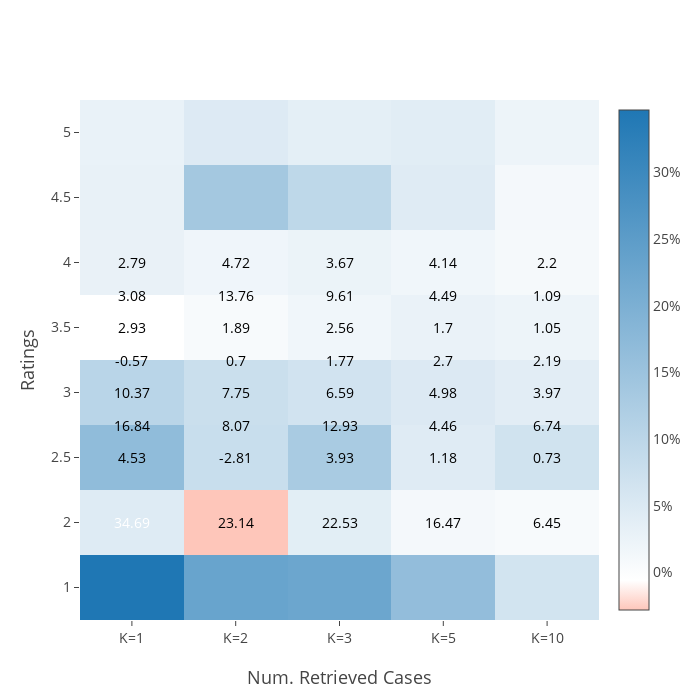

Source (notebook cell):
### Code cell
trace = go.Heatmap(z= z_values,
                   x= x_values,
                   y= y_values,
                   colorscale=[[0.0, 'rgb(254,198,186)'], [0.059, 'rgb(255,255,255)'], [1.0, 'rgb(31, 119, 180)']],
                   colorbar=dict(tickfont=dict(size=14), ticksuffix='%'))

layout = go.Layout(
    autosize=False,
    width=700,
    height=700,
    yaxis=dict(
        title='Ratings',
        type='category',
        titlefont=dict(
            size=18
        ),
        tickfont=dict(
            size=14
        )
        #range=[0.5, 5.5]
    ),
    xaxis=dict(
        title = 'Num. Retrieved Cases',
        titlefont=dict(
            size=18
        ),
        tickfont=dict(
            size=14
        )
    ),
    annotations=annotations
)



data=[trace]
fig = go.Figure(data=data, layout=layout)

iplot(fig, filename='labelled-heatmap')

### Figure 1 — Plotly figure (JSON) as saved in the notebook; plotly's stock layout.template omitted (floating-point values rounded to 4 significant figures)
{"data": [{"colorbar": {"tickfont": {"size": 14}, "ticksuffix": "%"}, "colorscale": [[0, "rgb(254,198,186)"], [0.059, "rgb(255,255,255)"], [1, "rgb(31, 119, 180)"]], "type": "heatmap", "uid": "61a15e76-8240-49aa-9771-2b12edbd9f95", "x": ["K=1", "K=2", "K=3", "K=5", "K=10"], "y": [1, 2, 2.5, 3, 3.5, 4, 4.5, 5], "z": [[34.69, 23.14, 22.53, 16.47, 6.455], [4.53, -2.813, 3.933, 1.181, 0.732], [16.84, 8.072, 12.93, 4.464, 6.743], [10.37, 7.751, 6.588, 4.981, 3.969], [-0.5733, 0.6998, 1.769, 2.697, 2.192], [2.934, 1.891, 2.557, 1.698, 1.053], [3.075, 13.76, 9.606, 4.487, 1.089], [2.794, 4.721, 3.666, 4.138, 2.196]]}], "layout": {"annotations": [{"ax": 0, "ay": 0, "font": {"color": "rgb(255,255,255)", "size": 14}, "showarrow": false, "text": "34.69", "x": 0, "xref": "x", "y": 1, "yref": "y"}, {"ax": 0, "ay": 0, "font": {"color": "rgb(0, 0, 0)", "size": 14}, "showarrow": false, "text": "4.53", "x": 0, "xref": "x", "y": 2, "yref": "y"}, {"ax": 0, "ay": 0, "font": {"color": "rgb(0, 0, 0)", "size": 14}, "showarrow": false, "text": "16.84", "x": 0, "xref": "x", "y": 2.5, "yref": "y"}, {"ax": 0, "ay": 0, "font": {"color": "rgb(0, 0, 0)", "size": 14}, "showarrow": false, "text": "10.37", "x": 0, "xref": "x", "y": 3, "yref": "y"}, {"ax": 0, "ay": 0, "font": {"color": "rgb(0, 0, 0)", "size": 14}, "showarrow": false, "text": "-0.57", "x": 0, "xref": "x", "y": 3.5, "yref": "y"}, {"ax": 0, "ay": 0, "font": {"color": "rgb(0, 0, 0)", "size": 14}, "showarrow": false, "text": "2.93", "x": 0, "xref": "x", "y": 4, "yref": "y"}, {"ax": 0, "ay": 0, "font": {"color": "rgb(0, 0, 0)", "size": 14}, "showarrow": false, "text": "3.08", "x": 0, "xref": "x", "y": 4.5, "yref": "y"}, {"ax": 0, "ay": 0, "font": {"color": "rgb(0, 0, 0)", "size": 14}, "showarrow": false, "text": "2.79", "x": 0, "xref": "x", "y": 5, "yref": "y"}, {"ax": 0, "ay": 0, "font": {"color": "rgb(0, 0, 0)", "size": 14}, "showarrow": false, "text": "23.14", "x": 1, "xref": "x", "y": 1, "yref": "y"}, {"ax": 0, "ay": 0, "font": {"color": "rgb(0, 0, 0)", "size": 14}, "showarrow": false, "text": "-2.81", "x": 1, "xref": "x", "y": 2, "yref": "y"}, {"ax": 0, "ay": 0, "font": {"color": "rgb(0, 0, 0)", "size": 14}, "showarrow": false, "text": "8.07", "x": 1, "xref": "x", "y": 2.5, "yref": "y"}, {"ax": 0, "ay": 0, "font": {"color": "rgb(0, 0, 0)", "size": 14}, "showarrow": false, "text": "7.75", "x": 1, "xref": "x", "y": 3, "yref": "y"}, {"ax": 0, "ay": 0, "font": {"color": "rgb(0, 0, 0)", "size": 14}, "showarrow": false, "text": "0.7", "x": 1, "xref": "x", "y": 3.5, "yref": "y"}, {"ax": 0, "ay": 0, "font": {"color": "rgb(0, 0, 0)", "size": 14}, "showarrow": false, "text": "1.89", "x": 1, "xref": "x", "y": 4, "yref": "y"}, {"ax": 0, "ay": 0, "font": {"color": "rgb(0, 0, 0)", "size": 14}, "showarrow": false, "text": "13.76", "x": 1, "xref": "x", "y": 4.5, "yref": "y"}, {"ax": 0, "ay": 0, "font": {"color": "rgb(0, 0, 0)", "size": 14}, "showarrow": false, "text": "4.72", "x": 1, "xref": "x", "y": 5, "yref": "y"}, {"ax": 0, "ay": 0, "font": {"color": "rgb(0, 0, 0)", "size": 14}, "showarrow": false, "text": "22.53", "x": 2, "xref": "x", "y": 1, "yref": "y"}, {"ax": 0, "ay": 0, "font": {"color": "rgb(0, 0, 0)", "size": 14}, "showarrow": false, "text": "3.93", "x": 2, "xref": "x", "y": 2, "yref": "y"}, {"ax": 0, "ay": 0, "font": {"color": "rgb(0, 0, 0)", "size": 14}, "showarrow": false, "text": "12.93", "x": 2, "xref": "x", "y": 2.5, "yref": "y"}, {"ax": 0, "ay": 0, "font": {"color": "rgb(0, 0, 0)", "size": 14}, "showarrow": false, "text": "6.59", "x": 2, "xref": "x", "y": 3, "yref": "y"}, {"ax": 0, "ay": 0, "font": {"color": "rgb(0, 0, 0)", "size": 14}, "showarrow": false, "text": "1.77", "x": 2, "xref": "x", "y": 3.5, "yref": "y"}, {"ax": 0, "ay": 0, "font": {"color": "rgb(0, 0, 0)", "size": 14}, "showarrow": false, "text": "2.56", "x": 2, "xref": "x", "y": 4, "yref": "y"}, {"ax": 0, "ay": 0, "font": {"color": "rgb(0, 0, 0)", "size": 14}, "showarrow": false, "text": "9.61", "x": 2, "xref": "x", "y": 4.5, "yref": "y"}, {"ax": 0, "ay": 0, "font": {"color": "rgb(0, 0, 0)", "size": 14}, "showarrow": false, "text": "3.67", "x": 2, "xref": "x", "y": 5, "yref": "y"}, {"ax": 0, "ay": 0, "font": {"color": "rgb(0, 0, 0)", "size": 14}, "showarrow": false, "text": "16.47", "x": 3, "xref": "x", "y": 1, "yref": "y"}, {"ax": 0, "ay": 0, "font": {"color": "rgb(0, 0, 0)", "size": 14}, "showarrow": false, "text": "1.18", "x": 3, "xref": "x", "y": 2, "yref": "y"}, {"ax": 0, "ay": 0, "font": {"color": "rgb(0, 0, 0)", "size": 14}, "showarrow": false, "text": "4.46", "x": 3, "xref": "x", "y": 2.5, "yref": "y"}, {"ax": 0, "ay": 0, "font": {"color": "rgb(0, 0, 0)", "size": 14}, "showarrow": false, "text": "4.98", "x": 3, "xref": "x", "y": 3, "yref": "y"}, {"ax": 0, "ay": 0, "font": {"color": "rgb(0, 0, 0)", "size": 14}, "showarrow": false, "text": "2.7", "x": 3, "xref": "x", "y": 3.5, "yref": "y"}, {"ax": 0, "ay": 0, "font": {"color": "rgb(0, 0, 0)", "size": 14}, "showarrow": false, "text": "1.7", "x": 3, "xref": "x", "y": 4, "yref": "y"}, {"ax": 0, "ay": 0, "font": {"color": "rgb(0, 0, 0)", "size": 14}, "showarrow": false, "text": "4.49", "x": 3, "xref": "x", "y": 4.5, "yref": "y"}, {"ax": 0, "ay": 0, "font": {"color": "rgb(0, 0, 0)", "size": 14}, "showarrow": false, "text": "4.14", "x": 3, "xref": "x", "y": 5, "yref": "y"}, {"ax": 0, "ay": 0, "font": {"color": "rgb(0, 0, 0)", "size": 14}, "showarrow": false, "text": "6.45", "x": 4, "xref": "x", "y": 1, "yref": "y"}, {"ax": 0, "ay": 0, "font": {"color": "rgb(0, 0, 0)", "size": 14}, "showarrow": false, "text": "0.73", "x": 4, "xref": "x", "y": 2, "yref": "y"}, {"ax": 0, "ay": 0, "font": {"color": "rgb(0, 0, 0)", "size": 14}, "showarrow": false, "text": "6.74", "x": 4, "xref": "x", "y": 2.5, "yref": "y"}, {"ax": 0, "ay": 0, "font": {"color": "rgb(0, 0, 0)", "size": 14}, "showarrow": false, "text": "3.97", "x": 4, "xref": "x", "y": 3, "yref": "y"}, {"ax": 0, "ay": 0, "font": {"color": "rgb(0, 0, 0)", "size": 14}, "showarrow": false, "text": "2.19", "x": 4, "xref": "x", "y": 3.5, "yref": "y"}, {"ax": 0, "ay": 0, "font": {"color": "rgb(0, 0, 0)", "size": 14}, "showarrow": false, "text": "1.05", "x": 4, "xref": "x", "y": 4, "yref": "y"}, {"ax": 0, "ay": 0, "font": {"color": "rgb(0, 0, 0)", "size": 14}, "showarrow": false, "text": "1.09", "x": 4, "xref": "x", "y": 4.5, "yref": "y"}, {"ax": 0, "ay": 0, "font": {"color": "rgb(0, 0, 0)", "size": 14}, "showarrow": false, "text": "2.2", "x": 4, "xref": "x", "y": 5, "yref": "y"}], "autosize": false, "height": 700, "width": 700, "xaxis": {"autorange": true, "range": [-0.5, 4.5], "tickfont": {"size": 14}, "title": {"font": {"size": 18}, "text": "Num. Retrieved Cases"}, "type": "category"}, "yaxis": {"autorange": true, "range": [-0.5, 7.5], "tickfont": {"size": 14}, "title": {"font": {"size": 18}, "text": "Ratings"}, "type": "category"}}}
